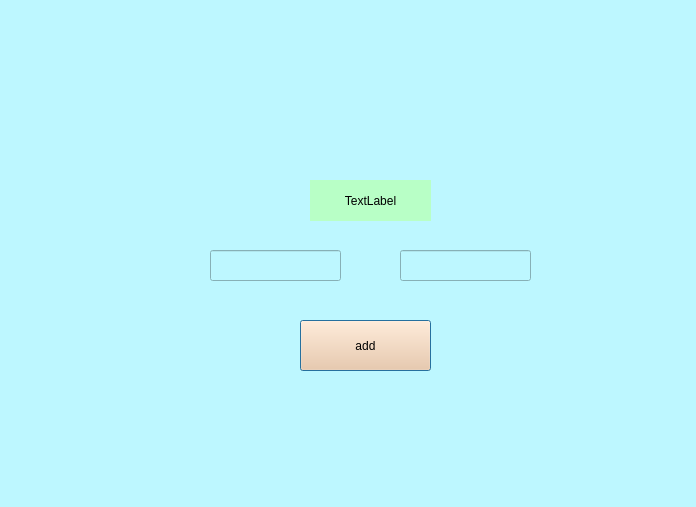
<?xml version="1.0" encoding="UTF-8"?>
<ui version="4.0">
 <class>Dialog</class>
 <widget class="QDialog" name="Dialog">
  <property name="geometry">
   <rect>
    <x>0</x>
    <y>0</y>
    <width>696</width>
    <height>507</height>
   </rect>
  </property>
  <property name="windowTitle">
   <string>計算機</string>
  </property>
  <property name="styleSheet">
   <string notr="true">background-color: rgb(189, 247, 255);</string>
  </property>
  <widget class="QLabel" name="label">
   <property name="geometry">
    <rect>
     <x>310</x>
     <y>180</y>
     <width>121</width>
     <height>41</height>
    </rect>
   </property>
   <property name="styleSheet">
    <string notr="true">border-color: rgb(133, 255, 143);
background-color: rgb(184, 255, 198);</string>
   </property>
   <property name="text">
    <string>TextLabel</string>
   </property>
   <property name="alignment">
    <set>Qt::AlignCenter</set>
   </property>
  </widget>
  <widget class="QLineEdit" name="lineEdit">
   <property name="geometry">
    <rect>
     <x>210</x>
     <y>250</y>
     <width>131</width>
     <height>31</height>
    </rect>
   </property>
  </widget>
  <widget class="QLineEdit" name="lineEdit_2">
   <property name="geometry">
    <rect>
     <x>400</x>
     <y>250</y>
     <width>131</width>
     <height>31</height>
    </rect>
   </property>
  </widget>
  <widget class="QPushButton" name="pushButton">
   <property name="geometry">
    <rect>
     <x>300</x>
     <y>320</y>
     <width>131</width>
     <height>51</height>
    </rect>
   </property>
   <property name="styleSheet">
    <string notr="true">background-color: rgb(255, 198, 147);</string>
   </property>
   <property name="text">
    <string>add</string>
   </property>
  </widget>
  <widget class="QLabel" name="label_2">
   <property name="geometry">
    <rect>
     <x>20</x>
     <y>20</y>
     <width>241</width>
     <height>221</height>
    </rect>
   </property>
   <property name="text">
    <string/>
   </property>
   <property name="pixmap">
    <pixmap>../0508/yuzhen2.jpg</pixmap>
   </property>
  </widget>
 </widget>
 <resources/>
 <connections/>
</ui>
